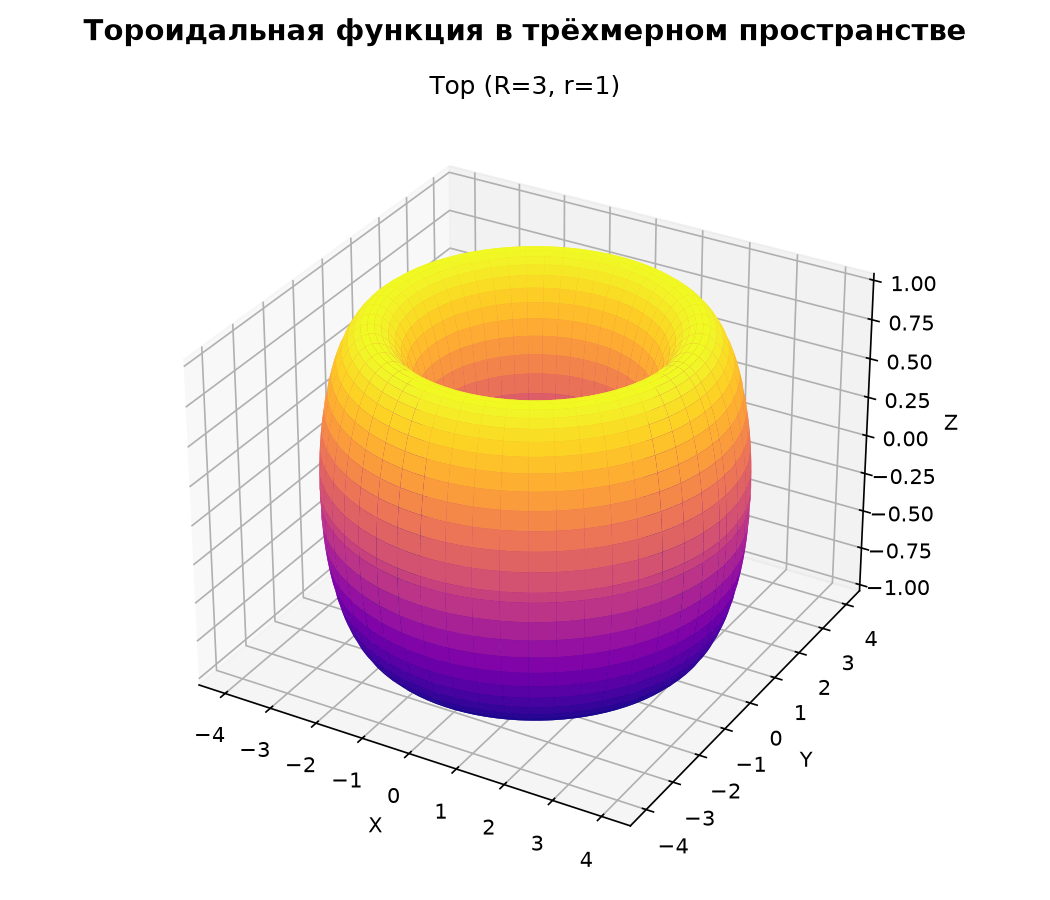

Here is the Python script that generated this plot:
import numpy as np
import matplotlib.pyplot as plt
from mpl_toolkits.mplot3d import Axes3D  # noqa: F401 (регистрирует projection='3d')

fig = plt.figure(figsize=(7, 6))
fig.suptitle("Тороидальная функция в трёхмерном пространстве", fontsize=14, fontweight="bold")

ax = fig.add_subplot(111, projection="3d")

R, r = 3, 1  # большой и малый радиус тора
u = np.linspace(0, 2 * np.pi, 100)
v = np.linspace(0, 2 * np.pi, 100)
U, V = np.meshgrid(u, v)
X = (R + r * np.cos(V)) * np.cos(U)
Y = (R + r * np.cos(V)) * np.sin(U)
Z = r * np.sin(V)

ax.plot_surface(X, Y, Z, cmap="plasma", edgecolor="none")
ax.set_title("Тор (R=3, r=1)")
ax.set_xlabel("X")
ax.set_ylabel("Y")
ax.set_zlabel("Z")

plt.tight_layout()
fig.savefig("torus.png", dpi=150)
print("Сохранено: torus.png")

plt.show()
